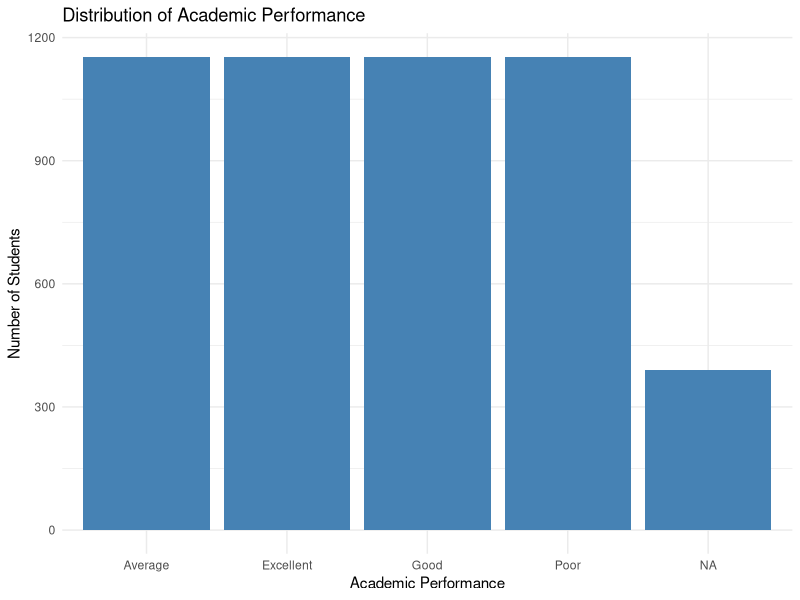
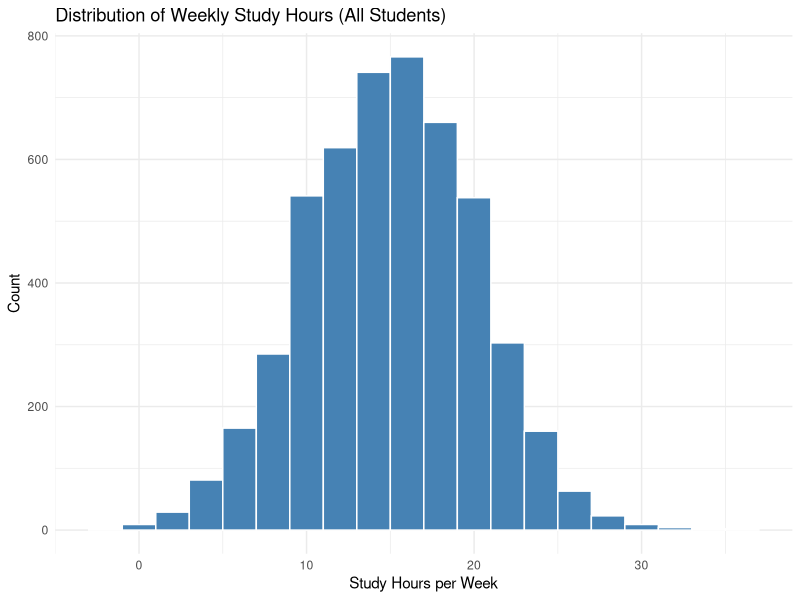
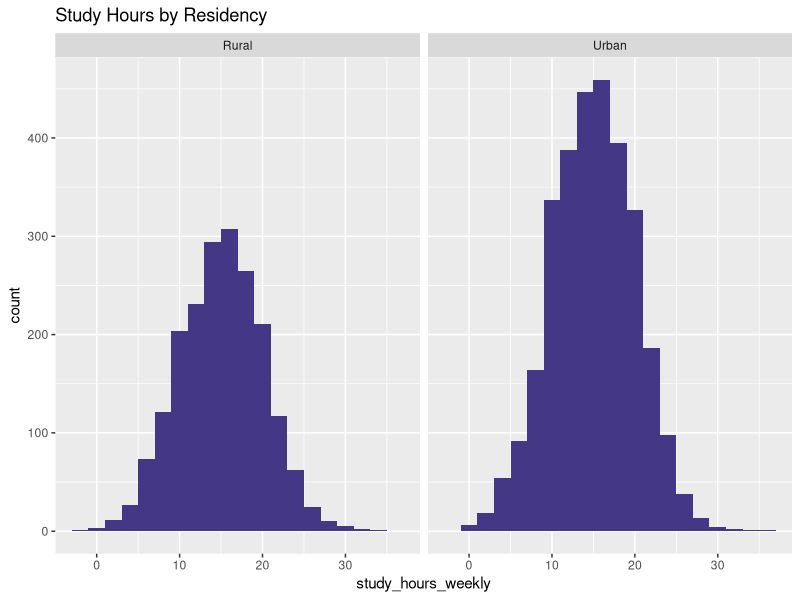
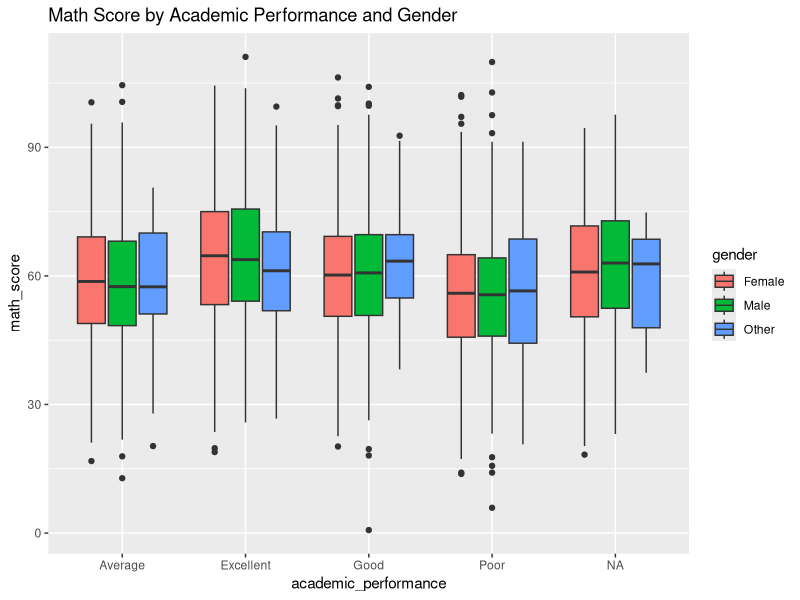
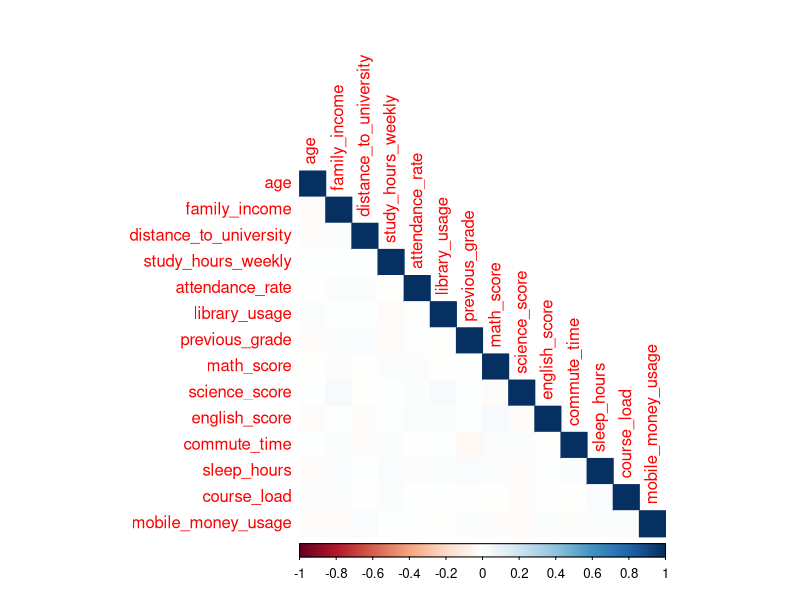
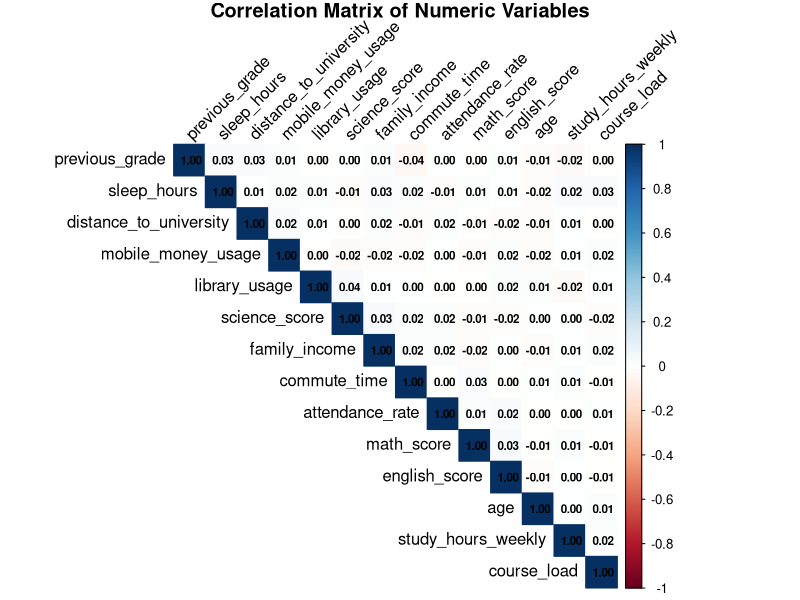
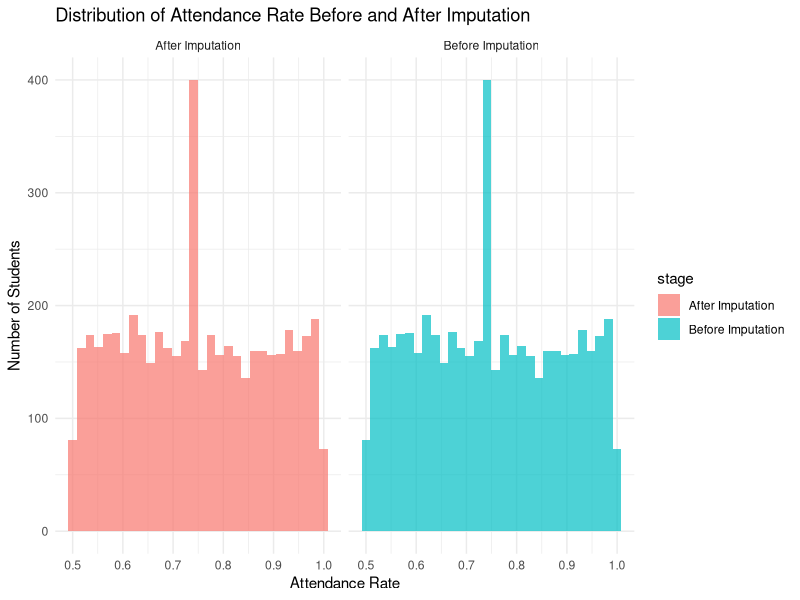
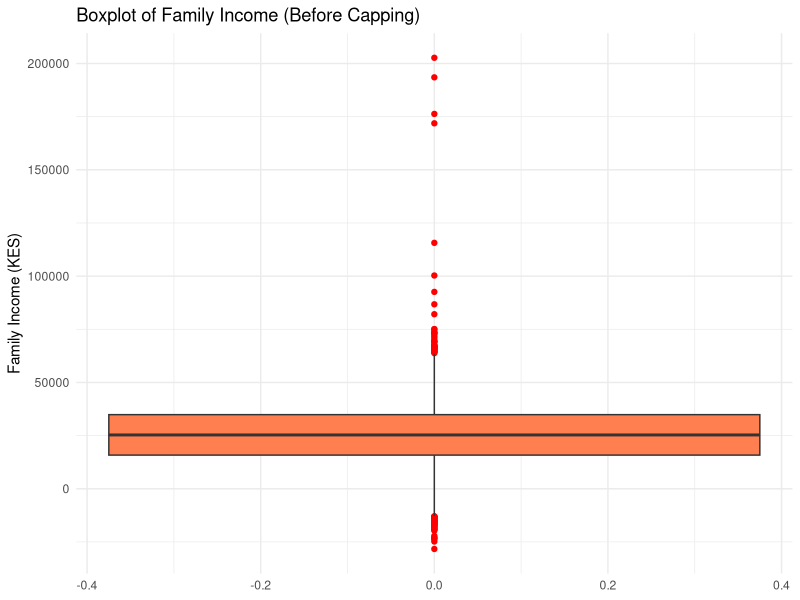

Generate these figures, in order, with R:
# =============================
# MRDC 911 Assignment 1 - EDA & Preprocessing on Kenyan  Student  Dataset
# Student Name: [SILA KIMELI RONOH]
# Date: [11/06/2025]
# =============================
library(ggplot2)
library(tidyverse)
library(corrplot)
# ===========================
#1.	Load the dataset and display its structure (e.g., column names, data types, first few rows). How many numerical and categorical variables are there?
data <- read_csv("kenya_student_data.csv")
str(data)
head(data)
glimpse(data)
summary(data)
# ===========================
#2.	Compute summary statistics (mean, median, min, max, etc.) for all numerical variables (e.g., family_income, study_hours_weekly). What insights do these provide about the data?
numeric_data <- select(data, where(is.numeric))
summary(numeric_data)
# ===========================
#3.	Create a bar plot to visualize the distribution of academic_performance. Is the target variable balanced across its classes (Poor, Average, Good, Excellent)?
ggplot(data, aes(x = academic_performance)) +
  geom_bar(fill = "steelblue") +
  labs(title = "Distribution of Academic Performance",
       x = "Academic Performance",
       y = "Number of Students") +
  theme_minimal()
library(dplyr)
data %>%
  count(academic_performance) %>%
  mutate(percent = round(n / sum(n) * 100, 1))
# ===========================
#4.	Visualize the distribution of study_hours_weekly using a histogram. How does it vary between urban and rural students (use a faceted histogram)?
# -----------------------------
# Histogram of study hours (overall)
ggplot(data, aes(x = study_hours_weekly)) +
  geom_histogram(binwidth = 2, fill = "steelblue", color = "white") +
  labs(title = "Distribution of Weekly Study Hours (All Students)",
       x = "Study Hours per Week",
       y = "Count") +
  theme_minimal()
# ===========================
ggplot(data, aes(x = study_hours_weekly)) +
  geom_histogram(binwidth = 2, fill = "#443785") +
  facet_wrap(~residency) +
  labs(title = "Study Hours by Residency")
# ===========================
#5.Create boxplots of math_score by academic_performance and gender. What patterns do you observe?
ggplot(data, aes(x = academic_performance, y = math_score, fill = gender)) +
  geom_boxplot() +
  labs(title = "Math Score by Academic Performance and Gender")
# ===========================
#6.	Compute the proportion of each category in extracurricular_activities and faculty. Which categories are most common?
data %>% count(extracurricular_activities) %>% mutate(prop = n / sum(n))
data %>% count(faculty) %>% mutate(prop = n / sum(n))
# ===========================
#7.	Create a correlation matrix for numerical variables (excluding student_id) and visualize it using a heatmap. Which pairs have the strongest correlations?

num_data <- data %>% select(where(is.numeric), -student_id)
corr_matrix <- cor(num_data, use = "complete.obs")
corrplot(corr_matrix, method = "color", type = "lower")
# ===========================
# Select only numeric columns (excluding student_id)
numeric_data <- data %>%
  select(where(is.numeric)) %>%
  select(-student_id)

# Remove rows with missing values for correlation computation
numeric_data_clean <- na.omit(numeric_data)

# Compute correlation matrix
cor_matrix <- cor(numeric_data_clean, use = "complete.obs")

# Visualize correlation matrix using corrplot
corrplot(cor_matrix,
         method = "color",
         type = "upper",
         order = "hclust",
         addCoef.col = "black", # optional: add correlation values
         tl.col = "black",
         tl.srt = 45,
         number.cex = 0.7,
         title = "Correlation Matrix of Numeric Variables",
         mar = c(0, 0, 1, 0))
#=======================
#8.Use a statistical test (e.g., chi-squared) to check if internet_access is associated with academic_performance. Interpret the results.
chisq.test(table(data$internet_access, data$academic_performance))
#=======================
#9.	Identify columns with missing values and report their percentages. Why might these variables have missing data in a Kenyan context?
# Calculate number and percentage of missing values for each column
missing_summary <- data %>%
  summarise(across(everything(), ~ sum(is.na(.)))) %>%
  pivot_longer(cols = everything(), names_to = "variable", values_to = "missing_count") %>%
  mutate(missing_percent = round((missing_count / nrow(data)) * 100, 2)) %>%
  filter(missing_count > 0) %>%
  arrange(desc(missing_percent))

# View summary
print(missing_summary)
#=======================
#10.	Impute missing values in family_income and math_score using the median. Justify why the median is appropriate for these variables.
data$family_income[is.na(data$family_income)] <- median(data$family_income, na.rm = TRUE)
data$math_score[is.na(data$math_score)] <- median(data$math_score, na.rm = TRUE)
data$family_income[is.na(data$family_income)] <- median(data$family_income, na.rm = TRUE)
data$math_score[is.na(data$math_score)] <- median(data$math_score, na.rm = TRUE)
data$attendance_rate[is.na(data$attendance_rate)] <- mean(data$attendance_rate, na.rm = TRUE)
#11.Impute missing values in attendance_rate using the mean. Compare the distributions before and after imputation using histograms.
#=======================
hist_before <- ggplot(data, aes(x = attendance_rate)) + geom_histogram()
data$attendance_rate[is.na(data$attendance_rate)] <- mean(data$attendance_rate, na.rm = TRUE)
hist_after <- ggplot(data, aes(x = attendance_rate)) + geom_histogram()
# =========================
# Backup original data before imputation
original_data <- data

# Create a version with missing attendance_rate
before_impute <- original_data %>% 
  filter(!is.na(attendance_rate)) %>%
  mutate(stage = "Before Imputation")

# After imputation was done in Q10, so we tag the full dataset as "After"
after_impute <- data %>%
  mutate(stage = "After Imputation")

# Combine the two for plotting
combined <- bind_rows(before_impute, after_impute)

# Plot histograms side-by-side
ggplot(combined, aes(x = attendance_rate, fill = stage)) +
  geom_histogram(bins = 30, alpha = 0.7, position = "identity") +
  facet_wrap(~stage) +
  labs(title = "Distribution of Attendance Rate Before and After Imputation",
       x = "Attendance Rate",
       y = "Number of Students") +
  theme_minimal()
# =========================
#12.	Detect outliers in family_income using the IQR method. How many outliers are there, and what might they represent in a Kenyan context?
# =========================
iqr <- IQR(data$family_income, na.rm = TRUE)
lower <- quantile(data$family_income, 0.25, na.rm = TRUE) - 1.5 * iqr
upper <- quantile(data$family_income, 0.75, na.rm = TRUE) + 1.5 * iqr
sum(data$family_income < lower | data$family_income > upper)
# =========================
#13.	Cap outliers in family_income at the 1.5*IQR bounds. Visualize the distribution before and after capping using boxplots.
# =========================
data$family_income_original <- data$family_income

# =========================
cap_outliers <- function(x) {
  Q1 <- quantile(x, 0.25, na.rm = TRUE)
  Q3 <- quantile(x, 0.75, na.rm = TRUE)
  IQR <- Q3 - Q1
  lower_bound <- Q1 - 1.5 * IQR
  upper_bound <- Q3 + 1.5 * IQR
  x[x < lower_bound] <- lower_bound
  x[x > upper_bound] <- upper_bound
  return(x)
}

data$family_income_capped <- cap_outliers(data$family_income_original)

# =========================
ggplot(data, aes(y = family_income_original)) +
  geom_boxplot(fill = "coral", outlier.color = "red") +
  labs(title = "Boxplot of Family Income (Before Capping)",
       y = "Family Income (KES)") +
  theme_minimal()

# =========================
ggplot(data, aes(y = family_income_capped)) +
  geom_boxplot(fill = "seagreen", outlier.color = "darkgreen") +
  labs(title = "Boxplot of Family Income (After Capping)",
       y = "Family Income (KES)") +
  theme_minimal()
# =========================
# Function to cap outliers using the IQR method
cap_outliers <- function(x) {
  Q1 <- quantile(x, 0.25, na.rm = TRUE)
  Q3 <- quantile(x, 0.75, na.rm = TRUE)
  IQR <- Q3 - Q1
  lower_bound <- Q1 - 1.5 * IQR
  upper_bound <- Q3 + 1.5 * IQR
  x[x < lower_bound] <- lower_bound
  x[x > upper_bound] <- upper_bound
  return(x)
}

# Apply capping to the selected variables
data$family_income <- cap_outliers(data$family_income)
data$commute_time <- cap_outliers(data$commute_time)
data$math_score <- cap_outliers(data$math_score)
# =========================
#Q14.	Discretize study_hours_weekly into four bins (e.g., Low, Moderate, High, Very High). Create a bar plot of the binned variable.
# Create binned version of study hours
data$study_hours_binned <- cut(
  data$study_hours_weekly,
  breaks = c(-Inf, 10, 15, 20, Inf),
  labels = c("Low", "Moderate", "High", "Very High"),
  right = FALSE
)

# View the count in each bin
table(data$study_hours_binned)

# Plot the distribution of binned study hours
library(ggplot2)

ggplot(data, aes(x = study_hours_binned)) +
  geom_bar(fill = "mediumseagreen") +
  labs(title = "Binned Study Hours per Week",
       x = "Study Hours Category",
       y = "Number of Students") +
  theme_minimal()
# =========================
#Q15.	Discretize family_income into quartiles (Low, Medium-Low, Medium-High, High). How does the binned variable correlate with academic_performance?
# =========================
# Bin family_income into 4 quartile-based categories
# Discretize family_income into 4 income brackets (quartiles)
data$family_income_binned <- cut(
  data$family_income,
  breaks = quantile(data$family_income, probs = seq(0, 1, 0.25), na.rm = TRUE),
  labels = c("Low", "Lower-Mid", "Upper-Mid", "High"),
  include.lowest = TRUE
)

# View the relationship using a contingency table
table(data$family_income_binned, data$academic_performance)

# Optional: Visualize using a proportional bar plot
library(ggplot2)
ggplot(data, aes(x = family_income_binned, fill = academic_performance)) +
  geom_bar(position = "fill") +
  labs(title = "Academic Performance by Family Income Bracket",
       x = "Family Income Category",
       y = "Proportion of Students") +
  theme_minimal()
# =========================
#16.	Create a new feature total_score by averaging math_score, science_score, and english_score. Visualize its distribution.
# =========================
# Create total_score by averaging math, science, and english scores
data$total_score <- rowMeans(
  data[, c("math_score", "science_score", "english_score")],
  na.rm = TRUE
)

# Quick summary of total_score
summary(data$total_score)

# Visualize the distribution with a histogram
library(ggplot2)
ggplot(data, aes(x = total_score)) +
  geom_histogram(bins = 30, fill = "steelblue", color = "white") +
  labs(title = "Distribution of Total Academic Score",
       x = "Total Score",
       y = "Number of Students") +
  theme_minimal()
#17Create a contingency table for extracurricular_activities vs. academic_performance. What patterns suggest about student involvement?

# Contingency table of extracurricular involvement vs academic performance
table(data$extracurricular_activities, data$academic_performance)

# Visualize the relationship
library(ggplot2)
ggplot(data, aes(x = extracurricular_activities, fill = academic_performance)) +
  geom_bar(position = "fill") +
  labs(title = "Academic Performance by Extracurricular Activities",
       x = "Extracurricular Activities",
       y = "Proportion of Students") +
  theme_minimal()

#18Visualize the relationship between study_hours_weekly and total_score (from Q16) using a scatter plot, colored by residency. What trends do you observe?
# =========================
# Scatter plot of study hours vs total score, colored by residency
ggplot(data, aes(x = study_hours_weekly, y = total_score, color = residency)) +
  geom_point(alpha = 0.6) +
  labs(title = "Study Hours vs. Total Score by Residency",
       x = "Weekly Study Hours",
       y = "Total Academic Score") +
  theme_minimal()
# =========================